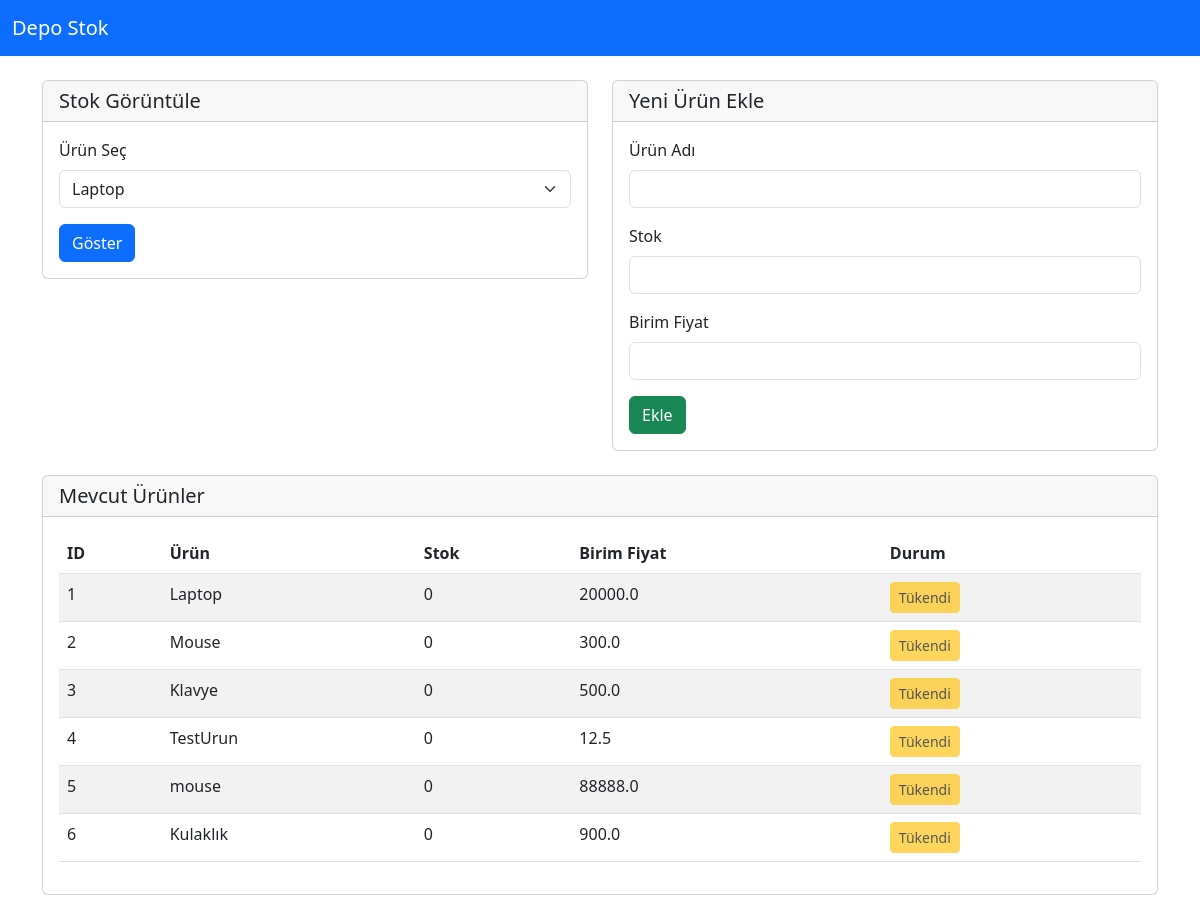
The page / on the database its author committed.
### tables this page shows
CREATE TABLE urunler (
            id INTEGER PRIMARY KEY AUTOINCREMENT,
            urun_adi TEXT NOT NULL,
            stok INTEGER NOT NULL,
            birim_fiyat REAL
        , gorsel_url TEXT);

### app.py (the view)
@app.route('/', methods=['GET', 'POST'])
def anasayfa():
    conn = sqlite3.connect('database.db')
    cursor = conn.cursor()
    cursor.execute('''
        CREATE TABLE IF NOT EXISTS urunler (
            id INTEGER PRIMARY KEY AUTOINCREMENT,
            urun_adi TEXT NOT NULL,
            stok INTEGER NOT NULL,
            birim_fiyat REAL
        )
    ''')
    cursor.execute('''
        CREATE TABLE IF NOT EXISTS satislar (
            id INTEGER PRIMARY KEY AUTOINCREMENT,
            urun_id INTEGER,
            tarih TEXT,
            adet INTEGER,
            FOREIGN KEY(urun_id) REFERENCES urunler(id)
        )
    ''')
    conn.commit()
    cursor.execute("SELECT id, urun_adi, stok, birim_fiyat FROM urunler")
    urunler = cursor.fetchall()
    stok_bilgisi = None
    if request.method == 'POST':
        urun_id = request.form.get('urun')
        cursor.execute("SELECT urun_adi, stok FROM urunler WHERE id=?", (urun_id,))
        stok_bilgisi = cursor.fetchone()
    conn.close()
    return render_template('index.html', urunler=urunler, stok_bilgisi=stok_bilgisi)

### depo_stok_bilgisi/templates/index.html (shortened to what this page needs)
<!doctype html>
<html lang="tr">
    <head>
        <link href="https://cdn.jsdelivr.net/npm/bootstrap@5.3.0/dist/css/bootstrap.min.css" rel="stylesheet">
    </head>
    <body>
        <nav class="navbar navbar-expand-lg navbar-dark bg-primary">
            <div class="container-fluid">
                <a class="navbar-brand" href="#">Depo Stok</a>
            </div>
        </nav>
    <div class="container my-4">
                  <div class="row">
                <div class="col-lg-6 mb-4">
                    <div class="card">
                        <div class="card-header">
                            <h5 class="card-title mb-0">Stok Görüntüle</h5>
                        </div>
                        <div class="card-body">
                            <form method="POST">
                                <div class="mb-3">
                                    <label for="urun" class="form-label">Ürün Seç</label>
                                    <select name="urun" id="urun" class="form-select">
                                        {% for urun in urunler %}
                                            <option value="{{ urun[0] }}">{{ urun[1] }}</option>
                                        {% endfor %}
                                    </select>
                                </div>
                                <button type="submit" class="btn btn-primary">Göster</button>
                            </form>
                        </div>
                    </div>
                </div>
                <div class="col-lg-6 mb-4">
                    <div class="card">
                        <div class="card-header">
                            <h5 class="card-title mb-0">Yeni Ürün Ekle</h5>
                        </div>
                        <div class="card-body">
                            <form action="/ekle" method="POST">
                                <div class="mb-3">
                                    <label for="urun_adi" class="form-label">Ürün Adı</label>
                                    <input type="text" id="urun_adi" name="urun_adi" class="form-control" required>
                                </div>
                                <div class="mb-3">
                                    <label for="stok" class="form-label">Stok</label>
                                    <input type="number" id="stok" name="stok" class="form-control" min="0" required>
                                </div>
                                <div class="mb-3">
                                    <label for="birim_fiyat" class="form-label">Birim Fiyat</label>
                                    <input type="number" id="birim_fiyat" name="birim_fiyat" class="form-control" step="0.01" min="0">
                                </div>
                                <button type="submit" class="btn btn-success">Ekle</button>
                            </form>
                        </div>
                    </div>
                </div>
            </div>
            <div class="row">
                <div class="col-12">
                    <div class="card">
                        <div class="card-header">
                            <h5 class="mb-0">Mevcut Ürünler</h5>
                        </div>
                        <div class="card-body table-responsive">
                            <table class="table table-striped table-hover">
                                <thead>
                                                        <tr>
                                                            <th>ID</th>
                                                            <th>Ürün</th>
                                                            <th>Stok</th>
                                                            <th>Birim Fiyat</th>
                                                            <th>Durum</th>
                                                        </tr>
                                </thead>
                                <tbody>
                                                        {% for u in urunler %}
                                                            <tr>
                                                                <td>{{ u[0] }}</td>
                                                                <td>{{ u[1] }}</td>
                                                                <td>{{ u[2] if u|length > 2 else '-' }}</td>
                                                                <td>{{ u[3] if u|length > 3 else '-' }}</td>
                                                                <td>
                                                                    <form action="/tukendi/{{ u[0] }}" method="POST" style="display:inline;">
                                                                        <button type="submit" class="btn btn-warning btn-sm" {% if u[2] == 0 %}disabled{% endif %}>Tükendi</button>
                                                                    </form>
                                                                </td>
                                                            </tr>
                                    {% else %}
                                        <tr>
                                            <td colspan="4" class="text-center">Kayıtlı ürün yok.</td>
                                        </tr>
                                    {% endfor %}
                                </tbody>
                            </table>
                        </div>
                    </div>
                </div>
            </div>
        </div>
    </body>
</html>

### rows shown on the page
urunler: id "1", urun_adi "Laptop", stok "0", birim_fiyat "20000.0"
urunler: id "2", urun_adi "Mouse", stok "0", birim_fiyat "300.0"
urunler: id "3", urun_adi "Klavye", stok "0", birim_fiyat "500.0"
urunler: id "4", urun_adi "TestUrun", stok "0", birim_fiyat "12.5"
urunler: id "5", urun_adi "mouse", stok "0", birim_fiyat "88888.0"
urunler: id "6", urun_adi "Kulaklık", stok "0", birim_fiyat "900.0"

### other values the page prints
form field urun "Laptop"
